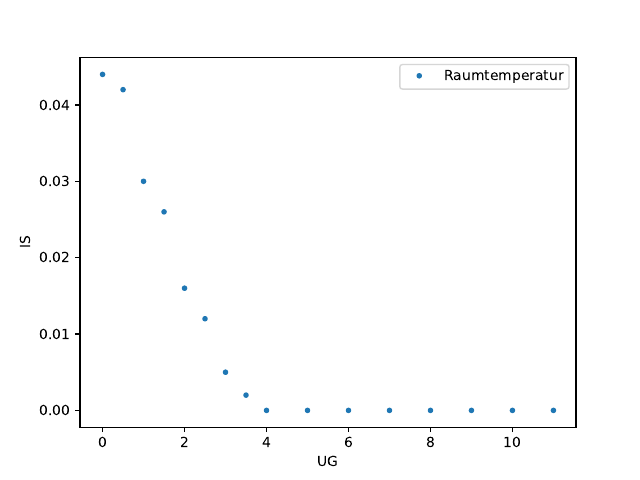

Reproduce this figure in Python.
import numpy as np 
import matplotlib.pyplot as plt    
UG, IS = np.genfromtxt('hochtemperatur.txt', unpack = True)

IS *= 0.01
plt.plot(UG, IS, '.', label = 'Raumtemperatur')
plt.xlabel('UG')
plt.ylabel('IS')

plt.legend()
plt.savefig('hochtemperatur.pdf')